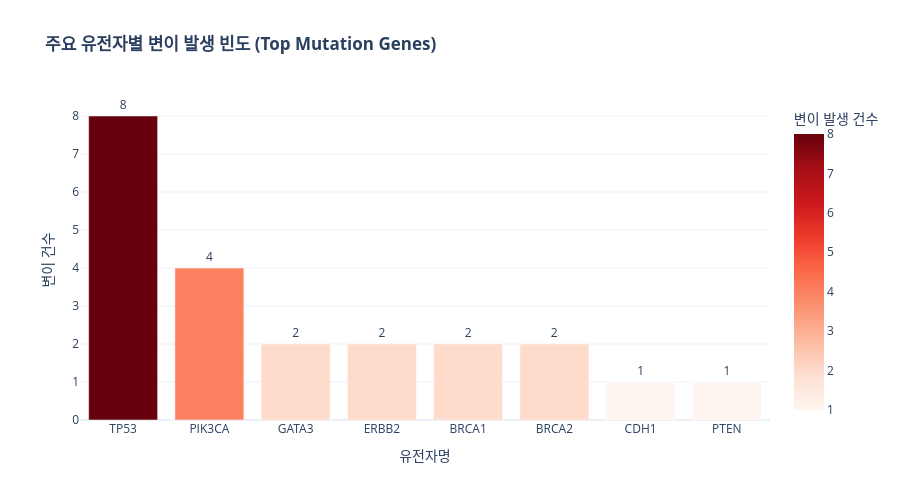

Here is the notebook cell this chart was saved with:
### Markdown cell above
#### <주요 유전자별 변이 발생 빈도>

### Code cell
import plotly.express as px

gene_counts = df_merged['gene'].value_counts().reset_index()
gene_counts.columns = ['gene', 'count']

# 주요 유전자 변이 빈도 바 차트 생성
fig_bar = px.bar(
    gene_counts,
    x='gene',
    y='count',
    text='count',
    title='<b>주요 유전자별 변이 발생 빈도 (Top Mutation Genes)</b>',
    labels={'gene': '유전자 (Gene)', 'count': '변이 발생 건수'},
    color='count',
    color_continuous_scale='Reds'
)

# 차트 레이아웃 및 텍스트 위치 설정
fig_bar.update_traces(textposition='outside')
fig_bar.update_layout(
    xaxis_title="유전자명",
    yaxis_title="변이 건수",
    template="plotly_white",
    height=500
)

fig_bar.show()

### Figure 1 — Plotly figure (JSON) as saved in the notebook; plotly's stock layout.template omitted (floating-point values rounded to 4 significant figures)
{"data": [{"hovertemplate": "유전자 (Gene)=%{x}<br>변이 발생 건수=%{marker.color}<extra></extra>", "legendgroup": "", "marker": {"color": [8, 4, 2, 2, 2, 2, 1, 1], "coloraxis": "coloraxis", "pattern": {"shape": ""}}, "name": "", "orientation": "v", "showlegend": false, "text": [8.0, 4.0, 2.0, 2.0, 2.0, 2.0, 1.0, 1.0], "textposition": "outside", "type": "bar", "x": ["TP53", "PIK3CA", "GATA3", "ERBB2", "BRCA1", "BRCA2", "CDH1", "PTEN"], "xaxis": "x", "y": [8, 4, 2, 2, 2, 2, 1, 1], "yaxis": "y"}], "layout": {"barmode": "relative", "coloraxis": {"colorbar": {"title": {"text": "변이 발생 건수"}}, "colorscale": [[0, "rgb(255,245,240)"], [0.125, "rgb(254,224,210)"], [0.25, "rgb(252,187,161)"], [0.375, "rgb(252,146,114)"], [0.5, "rgb(251,106,74)"], [0.625, "rgb(239,59,44)"], [0.75, "rgb(203,24,29)"], [0.875, "rgb(165,15,21)"], [1, "rgb(103,0,13)"]]}, "height": 500, "legend": {"tracegroupgap": 0}, "title": {"text": "<b>주요 유전자별 변이 발생 빈도 (Top Mutation Genes)</b>"}, "xaxis": {"anchor": "y", "domain": [0, 1], "title": {"text": "유전자명"}}, "yaxis": {"anchor": "x", "domain": [0, 1], "title": {"text": "변이 건수"}}}}
